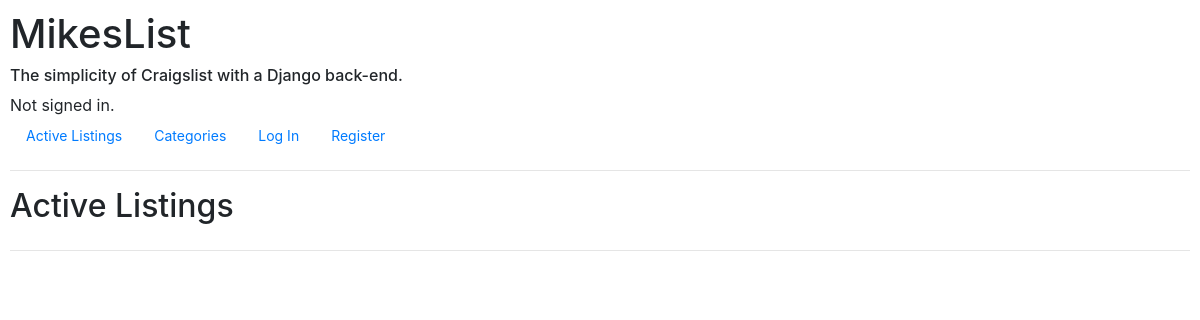
The app's page /, older data.
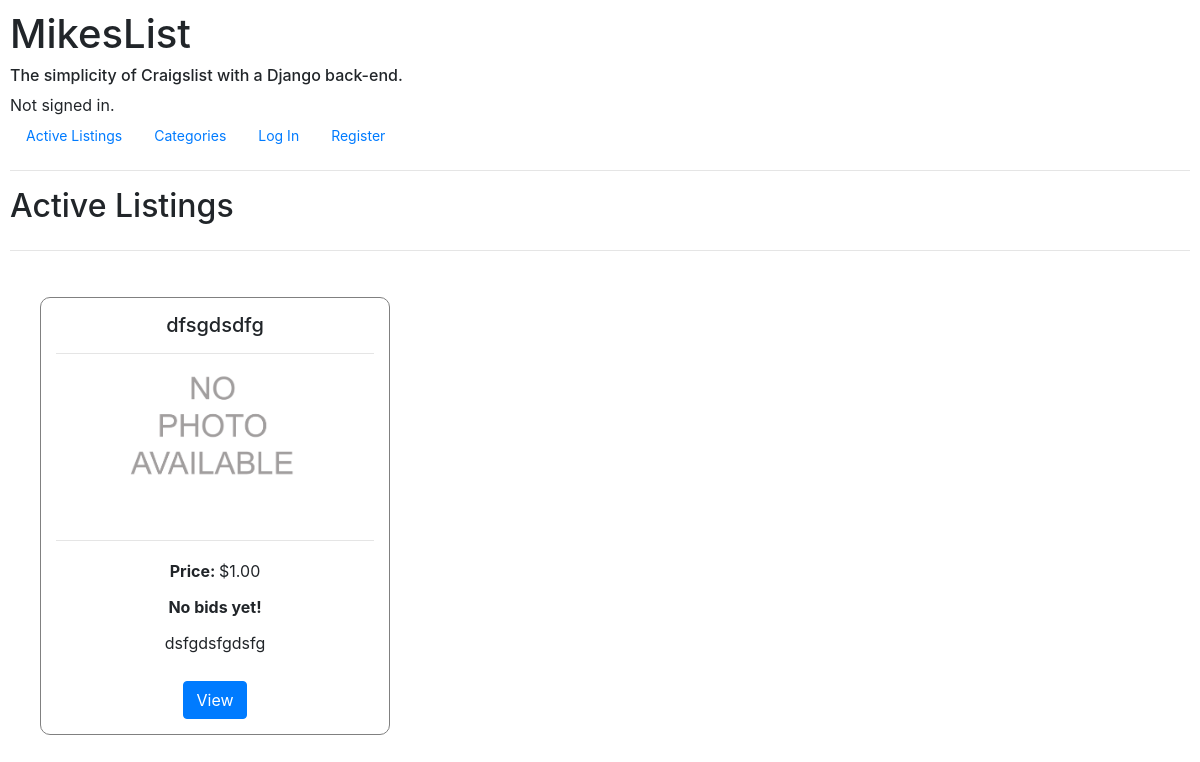
The same page, newer data.
### auctions/models.py (models this page shows, shortened)
class AuctionListing(models.Model):
    user = models.ForeignKey(
        User, related_name='listings', on_delete=CASCADE)
    title = models.CharField(max_length=100, blank=True)
    description = models.TextField(max_length=500, blank=True)
    category = models.CharField(
        max_length=150, blank=True, null=True, choices=Categories.choices)
    starting_bid = models.DecimalField(
        blank=True, max_digits=15, decimal_places=2, validators=[MinValueValidator(1)])
    highest_bid = models.DecimalField(
        blank=True, default=0, max_digits=15, decimal_places=2)
    highest_bid_user = models.ForeignKey(
        User, related_name='winner', blank=True, null=True, on_delete=CASCADE)
    img_url = models.URLField(blank=True, null=True)
    date_created = models.DateTimeField(
        auto_now_add=True)
    active = models.BooleanField(max_length=5, default="True")

### auctions/views.py (the view)
# urls.py: path("", views.index, name="index"),
def index(request):
    if request.method == "POST":
        pk = request.POST["pk"]
        print(pk)
        return HttpResponseRedirect(reverse("getpage", kwargs={'pk': pk}))
    return render(request, "auctions/index.html", {
        'active_listings': AuctionListing.objects.all(),
        'users': User.objects.all(),
        'bid': Bid.objects.all(),
        'comment': Comment.objects.all(),
    })

### auctions/templates/auctions/index.html (shortened to what this page needs)
{% extends "auctions/layout.html" %}
{% block body %}
<div class=active-header>
    <h2>Active Listings</h2>
</div>
<hr>
<div class="listing-container">
    {% for listing in active_listings %}
    {% if listing.active %}
    <div class="listing">
        <form action="{% url 'index' %}" class="active-listings-form" method=POST>
            <div class="listing-title">
                <h5>{{ listing.title }}</h5>
            </div>
            <hr>
            <div class="img-container">
                {% if listing.img_url %}
                <img src="{{listing.img_url}}">
                {% else %}
                <img src="/static/img/No_picture_available.png">
                {% endif %}
                <hr>
            </div>
            <div class="listing-price">
                <label><strong>Price: </strong> ${{listing.starting_bid}}</label>
            </div>
            <div class="listing-price">
                {% if listing.highest_bid %}
                <label><strong>Current Bid:</strong> ${{listing.highest_bid}}</label>
                {% else %}
                <label><strong>No bids yet!</strong></label>
                {% endif %}
            </div>
            <div class="listing-description">
                {{listing.description|truncatewords:5}}
            </div>
            <br>
            <input type="submit" class="btn btn-primary" value="View">
        </form>
    </div>
    {% endif %}
    {% endfor %}
</div>
{% endblock %}

Row changes from the older to the newer data that the page shows:
added AuctionListing: title "dfsgdsdfg", active True (drawn), starting_bid "1.00", highest_bid "No bids yet!", description "dsfgdsfgdsfg"
